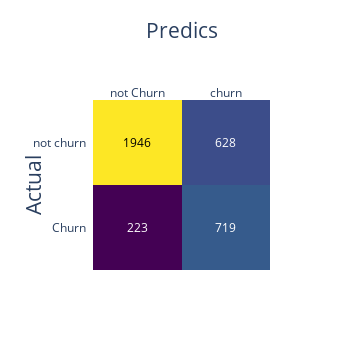

The notebook cell this image was saved under:
### Markdown cell above
## Neural Networks
Just for fun tried out sklearns MPL Classifier. hidden layer size and alpha changed

### Code cell
# let's try the  NN
from sklearn.neural_network import MLPClassifier
clf_NN = MLPClassifier(solver='lbfgs', alpha=100, shuffle=True,
                       hidden_layer_sizes=(50,50), random_state=1)

#results(clf_NN, X, X_train_smote, y_train_smote, X_test, y_test, 'coefficients', 'fig2')

# fit model and get predictions 
clf_NN.fit(X_train_smote, y_train_smote)
#predictions
prediction_train = clf_NN.predict(X_train_smote)
prediction_test = clf_NN.predict(X_test)

print('-'*90)
print(clf_NN)

print('-'*90)
print('Training accuracy Score:', accuracy_score(y_train_smote, prediction_train))
print('Model accuracy Score:', accuracy_score(y_test, prediction_test))

print('-'*90)
print('Classification Matrix:')
print(classification_report(y_test, prediction_test))    

print('-'*90)
#print('Confusion Matrix:\n', confusion_matrix(y_test, prediction_test))
print('Confusion Matrix:\n', pd.crosstab(y_test, prediction_test, rownames=['Actual'], colnames=['Predicted'],margins = True))
conf_matrix = confusion_matrix(y_test, prediction_test)
z=[list(conf_matrix[i]) for i in [1,0]]
x = ["not Churn", "churn"]
y = ["Churn", "not churn"]
# change each element of z to type string for annotations
z_text = [[str(y) for y in x] for x in z]
# set up figure 
fig1 = ff.create_annotated_heatmap(z, x=["not Churn", "churn"], y=["Churn", "not churn"],
                                  annotation_text=z_text, colorscale='Viridis')
fig1.update_layout( autosize=False, width=350, height=350,
    yaxis=dict( title_text="Actual", tickmode="array", titlefont=dict(size=21)),
    xaxis=dict(title_text="Predics", tickmode="array", titlefont=dict(size=21)),
    )
fig1.show()

### Figure 1 — Plotly figure (JSON) as saved in the notebook; plotly's stock layout.template omitted (floating-point values rounded to 4 significant figures)
{"data": [{"colorscale": [[0, "#440154"], [0.1111, "#482878"], [0.2222, "#3e4989"], [0.3333, "#31688e"], [0.4444, "#26828e"], [0.5556, "#1f9e89"], [0.6667, "#35b779"], [0.7778, "#6ece58"], [0.8889, "#b5de2b"], [1, "#fde725"]], "reversescale": false, "showscale": false, "type": "heatmap", "x": ["not Churn", "churn"], "y": ["Churn", "not churn"], "z": [[223, 719], [1946, 628]]}], "layout": {"annotations": [{"font": {"color": "#FFFFFF"}, "showarrow": false, "text": "223", "x": "not Churn", "xref": "x", "y": "Churn", "yref": "y"}, {"font": {"color": "#FFFFFF"}, "showarrow": false, "text": "719", "x": "churn", "xref": "x", "y": "Churn", "yref": "y"}, {"font": {"color": "#000000"}, "showarrow": false, "text": "1946", "x": "not Churn", "xref": "x", "y": "not churn", "yref": "y"}, {"font": {"color": "#FFFFFF"}, "showarrow": false, "text": "628", "x": "churn", "xref": "x", "y": "not churn", "yref": "y"}], "autosize": false, "height": 350, "width": 350, "xaxis": {"dtick": 1, "gridcolor": "rgb(0, 0, 0)", "side": "top", "tickmode": "array", "ticks": "", "title": {"font": {"size": 21}, "text": "Predics"}}, "yaxis": {"dtick": 1, "tickmode": "array", "ticks": "", "ticksuffix": "  ", "title": {"font": {"size": 21}, "text": "Actual"}}}}
